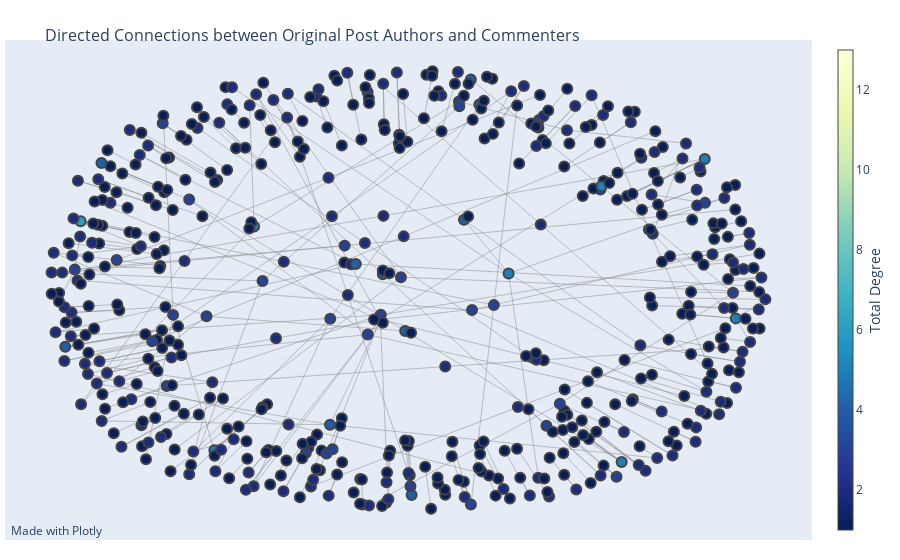

Notebook code for this chart:
### Code cell
import plotly.graph_objects as go
import pandas as pd
import networkx as nx

df_network = df_g.copy()
df_network = df_network.dropna(subset=['topComments_0_poster', 'topComments_1_poster'], how='all')

# Create directed graph
G = nx.DiGraph()

# Add edges for original post authors to commenters, excluding NaN values
for i, row in df_network.iterrows():
    if pd.notna(row['topComments_0_poster']) and row['Poster'] != row['topComments_0_poster']:
        G.add_edge(row['topComments_0_poster'], row['Poster'])
    if pd.notna(row['topComments_1_poster']) and row['Poster'] != row['topComments_1_poster']:
        G.add_edge(row['topComments_1_poster'], row['Poster'])

# Calculate node positions using spring layout
pos = nx.spring_layout(G)

# Create a dictionary to map node IDs to names
node_names = {node_id: name for node_id, name in enumerate(G.nodes(), start=1)}

# Create edge traces
edge_x = []
edge_y = []
for edge in G.edges():
    x0, y0 = pos[edge[0]]
    x1, y1 = pos[edge[1]]
    edge_x.extend([x0, x1, None])
    edge_y.extend([y0, y1, None])

edge_trace = go.Scatter(
    x=edge_x, y=edge_y,
    line=dict(width=0.5, color='#888'),  # Set the default color and width for all edges
    hoverinfo='none',
    mode='lines')

# Create node traces
node_x = []
node_y = []
node_connections = []
node_labels = {}

for i, node in enumerate(G.nodes(), start=1):
    x, y = pos[node]
    node_x.append(x)
    node_y.append(y)
    in_edges = len([edge for edge in G.in_edges(node) if pd.notna(edge[0])])
    out_edges = len([edge for edge in G.out_edges(node) if pd.notna(edge[1])])
    total_edges = in_edges + out_edges
    node_connections.append(total_edges)  # Color nodes based on total degree
    node_id = f"{i:03}"  # Generate node ID as a three-digit number
    node_labels[node] = node_id

node_trace = go.Scatter(
    x=node_x, y=node_y,
    mode='markers',
    hoverinfo='text',
    marker=dict(
        showscale=True,
        colorscale='YlGnBu',
        reversescale=True,
        color=node_connections,  # Color nodes based on the total degree
        size=10 * total_edges,  # Set the size of nodes based on the total degree
        colorbar=dict(
            thickness=15,
            title='Total Degree',
            xanchor='left',
            titleside='right'
        ),
        line_width=2),
    text=[f'<b>Node ID:</b> {node_labels[node]}<br>'
          f'<b>Incoming Edges:</b> {", ".join(node_labels.get(edge[0], "No Label") for edge in G.in_edges(node) if pd.notna(edge[0]))}<br>'
          f'<b>Outgoing Edges:</b> {", ".join(node_labels.get(edge[1], "No Label") for edge in G.out_edges(node) if pd.notna(edge[1]))}<br>'
          f'<b>Total Degree:</b> {total_edges}' for node, total_edges in zip(G.nodes(), node_connections)]
)

# Create figure
fig = go.Figure(data=[edge_trace, node_trace],
                layout=go.Layout(
                    title='<br>Directed Connections between Original Post Authors and Commenters',
                    titlefont_size=16,
                    showlegend=False,
                    hovermode='closest',
                    margin=dict(b=20, l=5, r=5, t=40),
                    annotations=[dict(
                        text="Made with Plotly",
                        showarrow=False,
                        xref="paper", yref="paper",
                        x=0.005, y=-0.002)],
                    xaxis=dict(showgrid=False, zeroline=False, showticklabels=False),
                    yaxis=dict(showgrid=False, zeroline=False, showticklabels=False)
                ))

# Show figure
fig.show()

### Figure 1 — Plotly figure (JSON) as saved in the notebook; plotly's stock layout.template omitted (floating-point values rounded to 4 significant figures; data arrays with more than 128 entries replaced by an {"elided": "..."} marker saying what was removed)
{"data": [{"hoverinfo": "none", "line": {"color": "#888", "width": 0.5}, "mode": "lines", "type": "scatter", "x": {"elided": "1203 float values"}, "y": {"elided": "1203 float values"}}, {"hoverinfo": "text", "marker": {"color": {"elided": "522 int values"}, "colorbar": {"thickness": 15, "title": {"side": "right", "text": "Total Degree"}, "xanchor": "left"}, "colorscale": [[0, "rgb(255,255,217)"], [0.125, "rgb(237,248,177)"], [0.25, "rgb(199,233,180)"], [0.375, "rgb(127,205,187)"], [0.5, "rgb(65,182,196)"], [0.625, "rgb(29,145,192)"], [0.75, "rgb(34,94,168)"], [0.875, "rgb(37,52,148)"], [1, "rgb(8,29,88)"]], "line": {"width": 2}, "reversescale": true, "showscale": true, "size": 10}, "mode": "markers", "text": {"elided": "522 str values"}, "type": "scatter", "x": {"elided": "522 float values"}, "y": {"elided": "522 float values"}}], "layout": {"annotations": [{"showarrow": false, "text": "Made with Plotly", "x": 0.005, "xref": "paper", "y": -0.002, "yref": "paper"}], "hovermode": "closest", "margin": {"b": 20, "l": 5, "r": 5, "t": 40}, "showlegend": false, "title": {"font": {"size": 16}, "text": "<br>Directed Connections between Original Post Authors and Commenters"}, "xaxis": {"showgrid": false, "showticklabels": false, "zeroline": false}, "yaxis": {"showgrid": false, "showticklabels": false, "zeroline": false}}}
